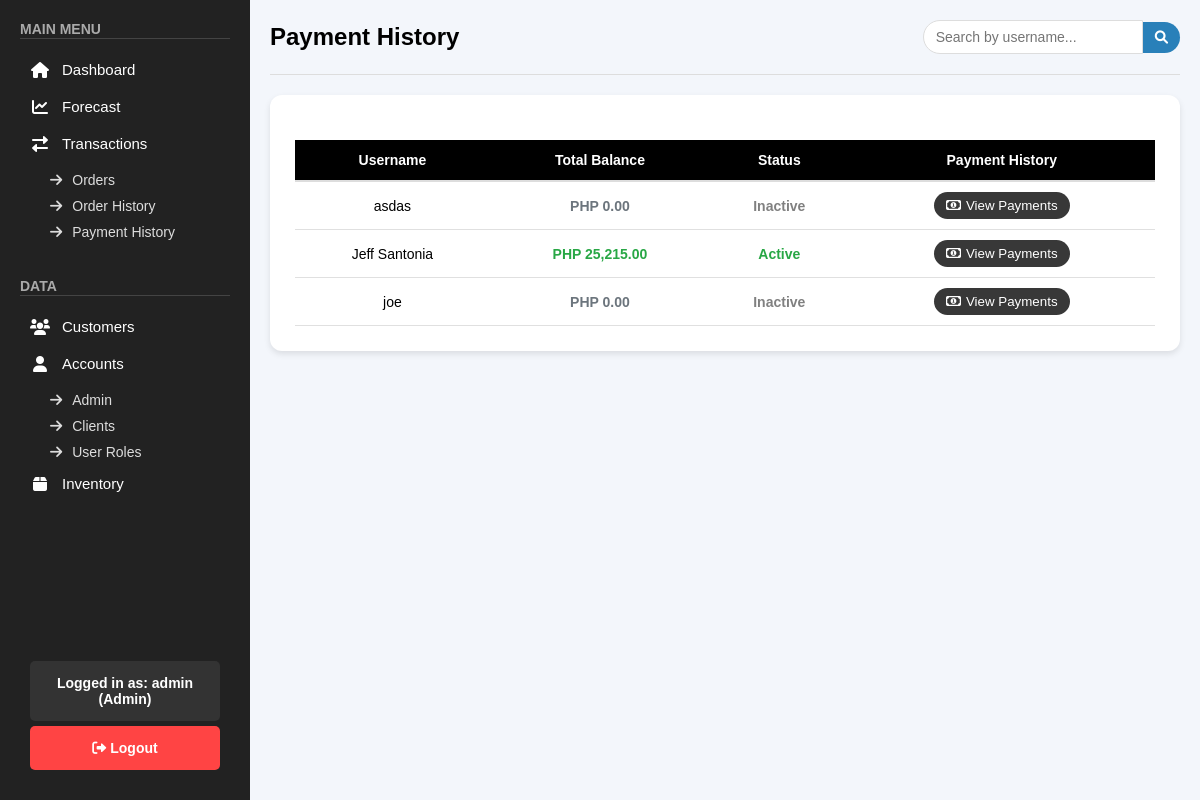
The app's page /public/pages/payment_history.php (signed in), older data.
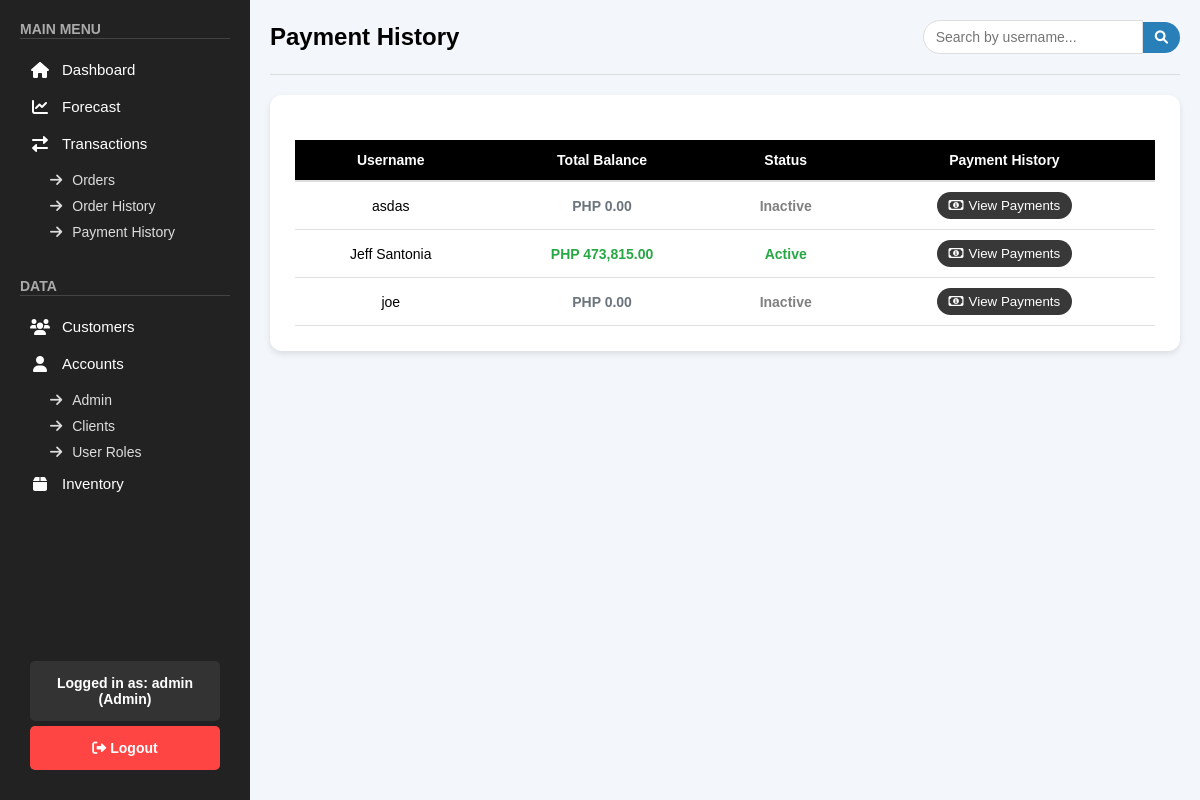
The same page, newer data.
### tables this page shows
CREATE TABLE `clients_accounts` (
  `id` int(11) NOT NULL,
  `username` varchar(255) NOT NULL,
  `password` varchar(255) NOT NULL,
  `email` varchar(255) NOT NULL,
  `phone` varchar(50) DEFAULT NULL,
  `region` varchar(100) DEFAULT NULL,
  `city` varchar(100) DEFAULT NULL,
  `company` varchar(255) DEFAULT NULL,
  `company_address` varchar(255) DEFAULT NULL,
  `business_proof` text DEFAULT NULL,
  `status` varchar(50) DEFAULT 'Active',
  `balance` decimal(10,2) DEFAULT 0.00,
  `created_at` timestamp NOT NULL DEFAULT current_timestamp()
);

### public/pages/payment_history.php (the view, shortened to what this page needs)
<?php
include "../../backend/check_role.php";
$sql = "SELECT username, status, balance FROM clients_accounts WHERE status IN ('Active', 'Inactive') ORDER BY username";
$result = $conn->query($sql);
$users = [];
if ($result && $result->num_rows > 0) {
    while ($row = $result->fetch_assoc()) {
        $users[] = $row;
    }
}
?>
<!DOCTYPE html>
<html lang="en">
<head>
    <link rel="stylesheet" href="/top_exchange/public/css/orders.css">
    <link rel="stylesheet" href="/top_exchange/public/css/sidebar.css">
    <link rel="stylesheet" href="/top_exchange/public/css/payment_history.css">
    <link rel="stylesheet" href="https://cdnjs.cloudflare.com/ajax/libs/font-awesome/6.0.0/css/all.min.css">
</head>
<body>
    <?php include '../sidebar.php'; ?>
    <div class="main-content">
        <div class="orders-header">
            <h1>Payment History</h1>
            <div class="search-container">
                <input type="text" id="searchInput" placeholder="Search by username...">
                <button class="search-btn"><i class="fas fa-search"></i></button>
            </div>
        </div>
        <div class="orders-table-container">
            <table class="orders-table">
                <thead>
                    <tr>
                        <th>Username</th>
                        <th>Total Balance</th>
                        <th>Status</th>
                        <th>Payment History</th>
                    </tr>
                </thead>
                <tbody>
                    <?php foreach ($users as $user): ?>
                        <tr>
                            <td><?= htmlspecialchars($user['username']) ?></td>
                            <td>
                                <?php
                                    $balanceClass = 'total-balance-zero';
                                    if ($user['balance'] > 0) {
                                        $balanceClass = 'total-balance-positive';
                                    } elseif ($user['balance'] < 0) {
                                        $balanceClass = 'total-balance-negative';
                                    }
                                ?>
                                <span class="<?= $balanceClass ?>">
                                    PHP <?= number_format($user['balance'], 2) ?>
                                </span>
                            </td>
                            <td>
                                <span class="status-<?= strtolower($user['status']) ?>">
                                    <?= htmlspecialchars($user['status']) ?>
                                </span>
                            </td>
                            <td>
                                <button class="view-button" onclick="viewPaymentHistory('<?= htmlspecialchars($user['username']) ?>', <?= $user['balance'] ?>)">
                                    <i class="far fa-money-bill-alt"></i>View Payments
                                </button>
                            </td>
                        </tr>
                    <?php endforeach; ?>
                </tbody>
            </table>
        </div>
    </div>
</body>
</html>

### public/sidebar.php (shortened to what this page needs)
<?php
include_once "../../backend/check_role.php";
$role = $_SESSION['role'] ?? 'guest';
$stmt = $conn->prepare("SELECT pages FROM roles WHERE role_name = ? AND status = 'active'");
$stmt->bind_param("s", $role);
$stmt->execute();
$stmt->bind_result($pages);
$allowedPages = array_map('trim', explode(',', $pages));
?>
<div class="sidebar">
    <div>
        <div class="menu-section">
            <span class="menu-title"><b>MAIN MENU</b></span>
            <hr>
            <?php if (in_array('Dashboard', $allowedPages)): ?>
                <a href="/top_exchange/public/pages/dashboard.php" class="menu-item">
                    <i class="fas fa-home"></i> Dashboard
                </a>
            <?php endif; ?>
            <?php if (in_array('Forecast', $allowedPages)): ?>
                <a href="/top_exchange/public/pages/forecast.php" class="menu-item">
                    <i class="fas fa-chart-line"></i> Forecast
                </a>
            <?php endif; ?>
            <?php if (in_array('Transactions', $allowedPages) || in_array('Orders', $allowedPages) || in_array('Order History', $allowedPages)): ?>
                <div class="submenu">
                    <span class="menu-item no-hover">
                        <i class="fas fa-exchange-alt"></i> Transactions
                    </span>
                    <div class="submenu-items">
                        <?php if (in_array('Orders', $allowedPages)): ?>
                            <a href="/top_exchange/public/pages/orders.php" class="submenu-item">
                                <i class="fas fa-arrow-right"></i> Orders
                            </a>
                        <?php endif; ?>
                        <?php if (in_array('Order History', $allowedPages)): ?>
                            <a href="/top_exchange/public/pages/order_history.php" class="submenu-item">
                                <i class="fas fa-arrow-right"></i> Order History
                            </a>
                        <?php if (in_array('Payment History', $allowedPages)): ?>
                            <a href="/top_exchange/public/pages/payment_history.php" class="submenu-item">
                                <i class="fas fa-arrow-right"></i> Payment History
                            </a>
                        <?php endif; ?>
                        <?php endif; ?>
                    </div>
                </div>
            <?php endif; ?>
        </div>
        <div class="menu-section">
            <span class="menu-title"><b>DATA</b></span>
            <hr>
            <?php if (in_array('Customers', $allowedPages)): ?>
                <a href="/top_exchange/public/pages/customers.php" class="menu-item">
                    <i class="fas fa-users"></i> Customers
                </a>
            <?php endif; ?>
            <?php if (in_array('Accounts - Admin', $allowedPages) || in_array('Accounts - Clients', $allowedPages) || in_array('User Roles', $allowedPages)): ?>
                <div class="submenu">
                    <span class="menu-item no-hover">
                        <i class="fas fa-user"></i> Accounts
                    </span>
                    <div class="submenu-items">
                        <?php if (in_array('Accounts - Admin', $allowedPages)): ?>
                            <a href="/top_exchange/public/pages/accounts.php" class="submenu-item">
                                <i class="fas fa-arrow-right"></i> Admin
                            </a>
                        <?php endif; ?>
                        <?php if (in_array('Accounts - Clients', $allowedPages)): ?>
                            <a href="/top_exchange/public/pages/accounts_clients.php" class="submenu-item">
                                <i class="fas fa-arrow-right"></i> Clients
                            </a>
                        <?php endif; ?>
                        <?php if (in_array('User Roles', $allowedPages)): ?>
                            <a href="/top_exchange/public/pages/user_roles.php" class="submenu-item">
                                <i class="fas fa-arrow-right"></i> User Roles
                            </a>
                        <?php endif; ?>
                    </div>
                </div>
            <?php endif; ?>
            <?php if (in_array('Inventory', $allowedPages)): ?>
                <a href="/top_exchange/public/pages/inventory.php" class="menu-item">
                    <i class="fas fa-box"></i> Inventory
                </a>
            <?php endif; ?>
        </div>
    </div>
    <div class="account-section">
        <div class="account-info">
            Logged in as:
            <strong>
                <?php
                echo isset($_SESSION['username'])
                    ? htmlspecialchars($_SESSION['username'])
                    : "Guest";
                ?>
            </strong> (<?= htmlspecialchars(ucfirst($role)) ?>)
        </div>
        <a href="/top_exchange/backend/logout.php" class="logout-btn">
            <i class="fas fa-sign-out-alt"></i> Logout
        </a>
    </div>
</div>

### public/css/orders.css (style rules this page uses)
body { font-family: Arial, sans-serif; background-color: #f3f6fb; margin: 0; box-sizing: border-box; }
.orders-header { display: flex; justify-content: space-between; align-items: center; margin-bottom: 20px; padding-bottom: 20px; border-bottom: 1px solid #ddd; }
.orders-header h1 { font-size: 24px; font-weight: bold; display: flex; align-items: center; gap: 12px; }
.orders-table-container { background-color: #ffffff; padding: 25px; border-radius: 12px; box-shadow: 0px 3px 6px rgba(0, 0, 0, 0.1); }
.orders-table { width: 100%; border-collapse: collapse; font-size: 14px; }
.orders-table th { background-color: black; color: white; font-weight: bold; padding: 12px; text-align: center; border-bottom: 2px solid #ddd; }
.orders-table td { padding: 10px; text-align: center; border-bottom: 1px solid #e0e0e0; }
.status-active { color: #DAA520; font-weight: 600; }

### public/css/sidebar.css (style rules this page uses)
* { margin: 0; padding: 0; box-sizing: border-box; font-family: Arial, sans-serif; text-decoration: none; }
.sidebar { width: 250px; background: #222; color: white; padding: 20px; display: flex; flex-direction: column; justify-content: space-between; height: 100vh; position: fixed; left: 0; top: 0; }
.menu-section { margin-bottom: 32px; }
.menu-title { font-size: 14px; font-weight: bold; color: #aaa; margin-bottom: 10px; margin-top: 20px; }
hr { border: none; height: 1px; background: #444; margin-bottom: 12px; }
.menu-item { display: flex; align-items: center; gap: 10px; background: none; border: none; color: white; font-size: 15px; font-weight: 400; padding: 10px 15px; width: 100%; text-align: left; cursor: pointer; transition: background 0.2s ease-in-out; border-radius: 4px; }
.submenu { display: flex; flex-direction: column; }
.submenu-items { display: flex; flex-direction: column; margin-left: 20px; margin-top: 5px; }
.submenu-item { display: flex; align-items: center; gap: 10px; background: none; border: none; color: #ddd; font-size: 14px; font-weight: 400; padding: 5px 10px; width: 100%; text-align: left; cursor: pointer; transition: background 0.2s ease-in-out; border-radius: 4px; }
.account-section { margin-top: auto; display: flex; flex-direction: column; align-items: stretch; gap: 5px; padding: 10px; width: 100%; background-color: #222; }
.account-info { background: #333; padding: 14px; border-radius: 5px; font-size: 14px; color: white; font-weight: bold; text-align: center; width: 100%; }
.logout-btn { background: #ff4444; padding: 14px; font-size: 14px; font-weight: bold; color: white; text-align: center; border: none; border-radius: 5px; cursor: pointer; transition: background 0.2s ease; width: 100%; }
.main-content { margin-left: 250px; padding: 20px; }
.menu-item { display: flex; align-items: center; gap: 12px; padding: 10px; font-size: 15px; font-weight: 400; color: white; text-align: left; border-radius: 4px; transition: background 0.2s ease-in-out; cursor: pointer; }
.menu-item i { width: 20px; text-align: center; font-size: 16px; }

### public/css/payment_history.css (style rules this page uses)
.view-button { padding: 6px 12px; background-color: rgb(56, 56, 56); color: white; border: none; border-radius: 4px; cursor: pointer; transition: background-color 0.3s; }
.orders-table { margin-top: 20px; }

### public/pages/payment_history.php (style rules this page uses)
.status-active { color: #28a745; font-weight: 600; }
.status-inactive { color: gray; font-weight: 600; }
.far.fa-money-bill-alt { margin-right: 5px; }
.view-button, .status-toggle { border-radius: 80px; margin: 0 2px; min-width: 85px; }
.total-balance-positive { color: #28a745; font-weight: 600; }
.total-balance-zero { color: #6c757d; font-weight: 600; }
.search-container { display: flex; align-items: center; }
.search-container input { padding: 8px 12px; border-radius: 20px 0 0 20px; border: 1px solid #ddd; font-size: 14px; width: 220px; }
.search-container .search-btn { background-color: #2980b9; color: white; border: none; border-radius: 0 20px 20px 0; padding: 8px 12px; cursor: pointer; }

Row changes from the older to the newer data that the page shows:
changed clients_accounts "Jeff Santonia": balance "25,215.00" → "473,815.00"
